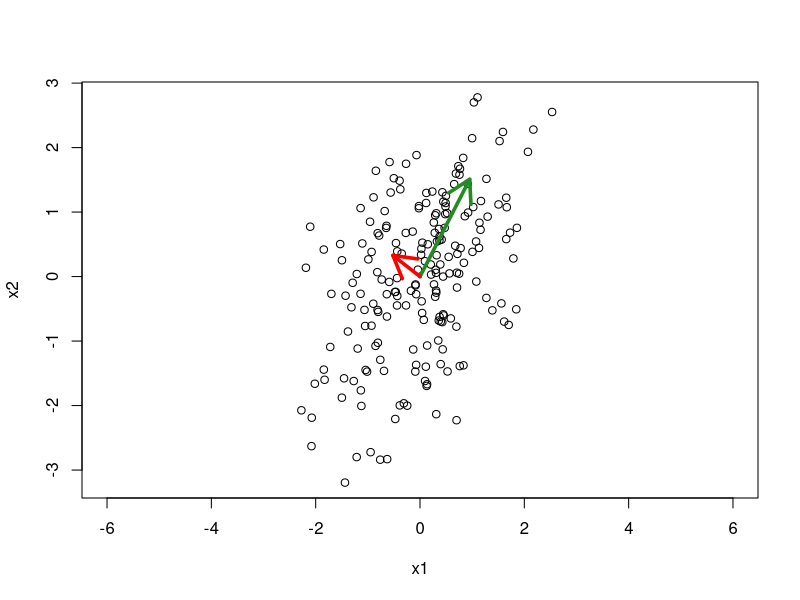

The R source for this figure:
## ---- chunk 1
knitr::opts_chunk$set(echo = TRUE)
# load data
data <- read.csv("hw1.csv", header = T)
attach(data)
## ---- chunk 2
ins <- c(25,-2,4,-2,4,1,4,1,9)
S = matrix(ins, nrow = 3, ncol =3, byrow = T)
#let's make a function where S goes in and v^(1/2) and rho goes out
f1 <- function(S){
  # render the v^(1/2)
  lam <- eigen(S)$values
  G <- eigen(S)$vectors
  L = diag(3)*lam^(1/2)
  v.5 = G%*%L%*%t(G)
  # render rho
  rho = matrix(0,3,3)
  for(i in 1:3){
    for(j in 1:3){
      rho[i,j] = S[i,j]/sqrt(S[i,i]*S[j,j])
    }
  }
  # outputs
  return(list("v^(1/2)" = v.5, rho = rho))
}

# run function
f1(S)
## ---- chunk 3
# define A
A = matrix(c(2,0,4,0,3,-1,4,-1,1), ncol=3, nrow = 3, byrow = T)
# get eigen pairs
Lambda = diag(3)*eigen(A)$values
as.matrix(eigen(A)$vectors) -> Gamma
# print values
Lambda;Gamma
## ---- chunk 4
# render models
mod1 = lm(y ~ x1 + x2)
mod2 = lm(y ~ x1)
mod3 = lm(y ~ x2)
# getting r^2
sprintf("r^2 for y ~ x1 + x2 : %f",summary(mod1)$r.squared)
sprintf("r^2 for y ~ x1 : %f",summary(mod2)$r.squared)
sprintf("r^2 for y ~ x2 : %f",summary(mod3)$r.squared)
## ---- chunk 5
S <- cov(cbind(x1,x2))
Gamma = eigen(S)$vectors
lam = eigen(S)$values
Gamma;lam
## ---- chunk 6
plot(x1,x2,xlim = c(-6,6))
arrows(0,0,lam[1]*Gamma[1,1],lam[1]*Gamma[2,1],lwd=3.5,col="forestgreen")
arrows(0,0,lam[2]*Gamma[1,2],lam[2]*Gamma[2,2],lwd=3.5,col="red")

## ---- chunk 7
# 
Cmat = cbind(x1,x2)%*%Gamma
Cmat[,1] -> c1
Cmat[,2] -> c2
# render models
mod4 = lm(y ~ c1 + c2)
mod5 = lm(y ~ c1)
mod6 = lm(y ~ c2)
# getting r^2
sprintf("r^2 for y ~ c1 + c2 : %f",summary(mod4)$r.squared)
sprintf("r^2 for y ~ c1 : %f",summary(mod5)$r.squared)
sprintf("r^2 for y ~ c2 : %f",summary(mod6)$r.squared)
